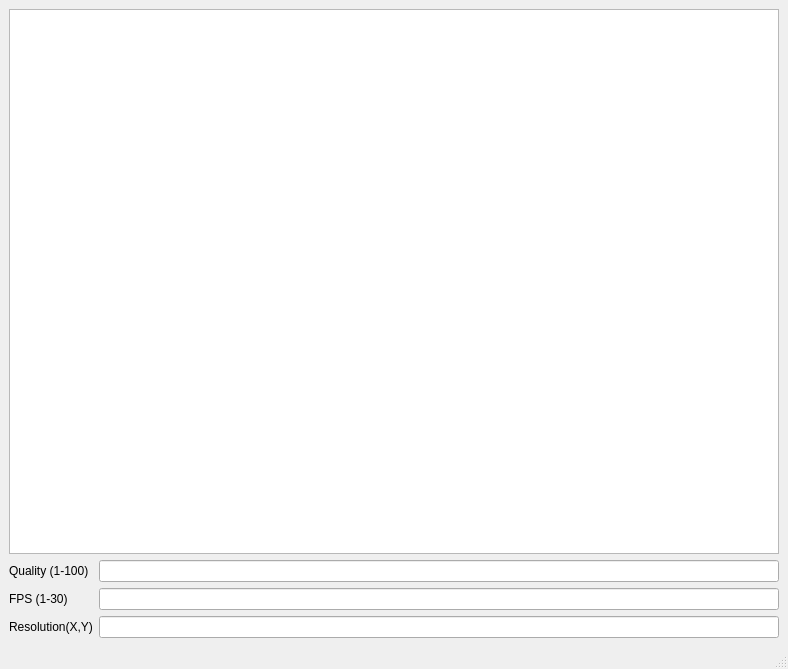
<?xml version="1.0" encoding="UTF-8"?>
<ui version="4.0">
 <class>MainWindow</class>
 <widget class="QMainWindow" name="MainWindow">
  <property name="geometry">
   <rect>
    <x>0</x>
    <y>0</y>
    <width>788</width>
    <height>669</height>
   </rect>
  </property>
  <property name="windowTitle">
   <string>MainWindow</string>
  </property>
  <widget class="QWidget" name="centralwidget">
   <layout class="QGridLayout" name="gridLayout_2">
    <item row="1" column="0">
     <layout class="QFormLayout" name="formLayout">
      <item row="0" column="0">
       <widget class="QLabel" name="label">
        <property name="text">
         <string>Quality (1-100)</string>
        </property>
       </widget>
      </item>
      <item row="0" column="1">
       <widget class="QLineEdit" name="quality"/>
      </item>
      <item row="1" column="0">
       <widget class="QLabel" name="label_2">
        <property name="text">
         <string>FPS (1-30)</string>
        </property>
       </widget>
      </item>
      <item row="1" column="1">
       <widget class="QLineEdit" name="fps"/>
      </item>
      <item row="2" column="0">
       <widget class="QLabel" name="label_3">
        <property name="text">
         <string>Resolution(X,Y)</string>
        </property>
       </widget>
      </item>
      <item row="2" column="1">
       <widget class="QLineEdit" name="resolution"/>
      </item>
     </layout>
    </item>
    <item row="0" column="0">
     <widget class="QGraphicsView" name="frame"/>
    </item>
   </layout>
  </widget>
  <widget class="QMenuBar" name="menubar">
   <property name="geometry">
    <rect>
     <x>0</x>
     <y>0</y>
     <width>788</width>
     <height>22</height>
    </rect>
   </property>
  </widget>
  <widget class="QStatusBar" name="statusbar"/>
 </widget>
 <resources/>
 <connections/>
</ui>
